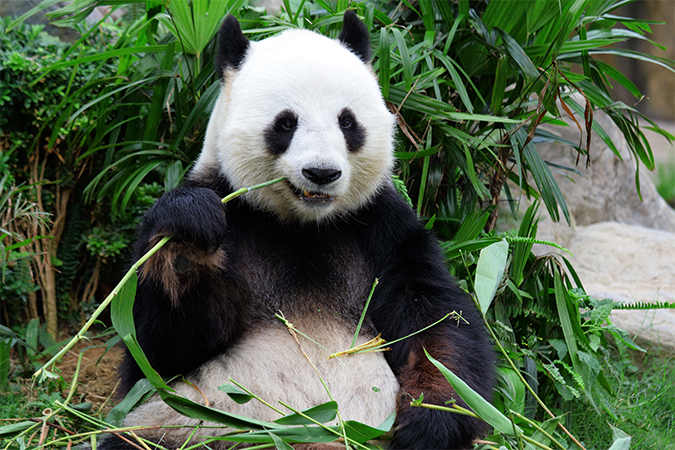
//> input picture Src/Docker/data/panda.jpg, 675 x 450 px, given in place of your video, which was not available
$ ./kalman_filter   (built with g++ and OpenCV 4)
//> lines starting //> are read from the running program, lines starting //| are printed output that depends on the picture; after the words box and inside, x2 and y2 are one past the last pixel; in counts of white or black regions, pixels touching at a corner belong together; pictures that were not available may be replaced by others from this repository, and a replacement may not be noted
// 未完成 OpenCV によるコンピュータビジョン・機械学習入門
#define _CRT_SECURE_NO_WARNINGS
#include <iostream>
#include <string>
#include <vector>
#include <opencv2/opencv.hpp>

std::string win = "main";

int h_upper = 115, h_lower = 60;
int s_upper = 255, s_lower = 50;
int v_upper = 200, v_lower = 20;


int main()
{
    cv::VideoCapture cap("your video");
    cv::Mat img_src;
    cv::namedWindow(win);

    cv::KalmanFilter KF(4,2);
    KF.statePre.at<float>(0) = 0;
    KF.statePre.at<float>(1) = 0;
    KF.statePre.at<float>(2) = 0;
    KF.statePre.at<float>(3) = 0;

    // 運動モデル
    KF.transitionMatrix = (cv::Mat_<float>(4,4) << // 等速直線運動
    1, 0, 1, 0,
    0, 1, 0, 0,
    0, 0, 1, 0,
    0, 0, 0, 1);

    cv::setIdentity(KF.measurementMatrix);
    cv::setIdentity(KF.processNoiseCov, cv::Scalar::all(1e-1));
    cv::setIdentity(KF.measurementNoiseCov, cv::Scalar::all(1e-1));
    cv::setIdentity(KF.errorCovPost, cv::Scalar::all(1e-1));

    cv::Mat img_hsv, img_gray, img_gray_th, img_bin, img_lbl, img_dst, img_rgb_th;
    cv::Mat element8 = (cv::Mat_<uchar>(3, 3) << 1, 1, 1, 1, 1, 1, 1, 1, 1);

    while (1) {
        std::vector<cv::Mat> vec_hsv(3);
        cap >> img_src;
//> img_src is the input picture: 450 rows x 675 cols, CV_8UC3; mean B, G, R 73.9, 97.9, 81.9

        // detection tracking object
        cv::cvtColor(img_src, img_gray, cv::COLOR_BGR2GRAY);
        cv::cvtColor(img_src, img_hsv, cv::COLOR_BGR2HSV_FULL);
//> img_hsv: 450 rows x 675 cols, CV_8UC3; mean H, S, V 87.7, 100.6, 101.6
        cv::split(img_hsv, vec_hsv);
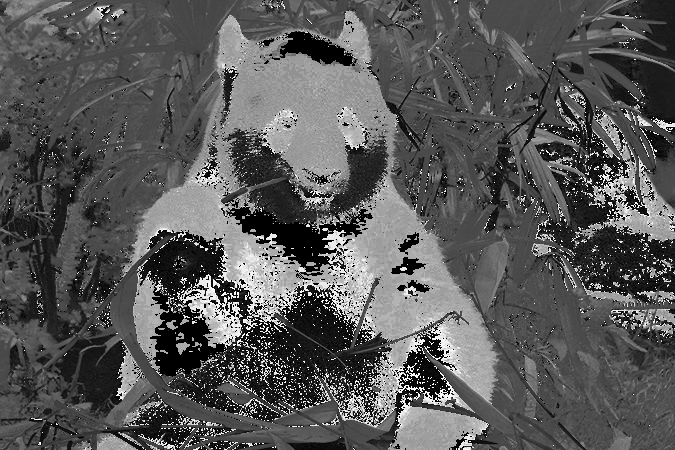
//> vec_hsv[0]: 450 rows x 675 cols, CV_8UC1; min 0, max 255, mean 87.7
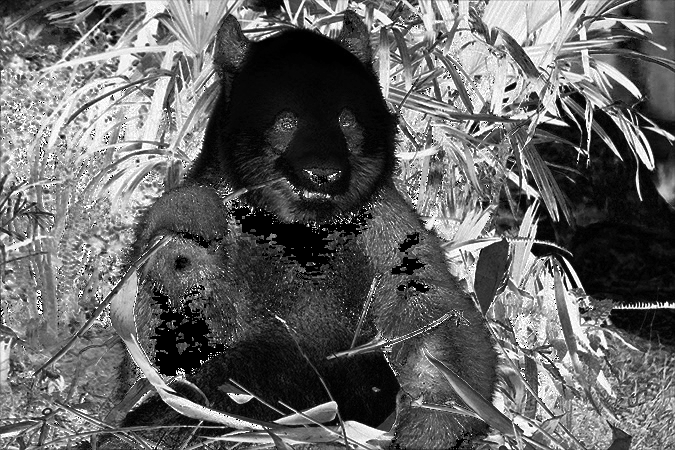
//> vec_hsv[1]: 450 rows x 675 cols, CV_8UC1; min 0, max 255, mean 100.6
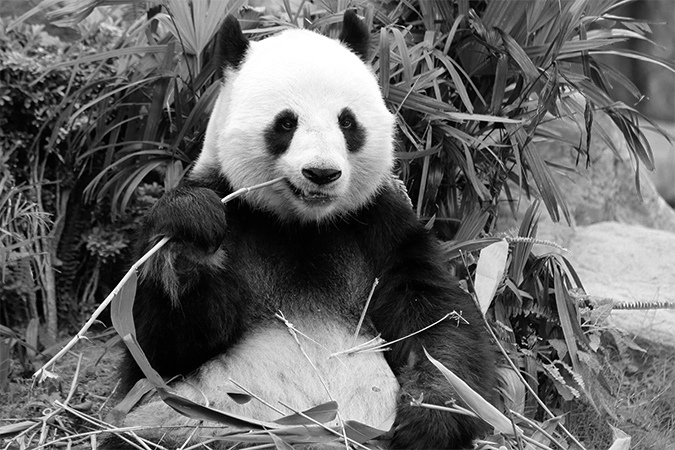
//> vec_hsv[2]: 450 rows x 675 cols, CV_8UC1; min 0, max 255, mean 101.6

        // HSV
        cv::inRange(img_hsv, cv::Scalar(h_lower, s_lower, v_lower), cv::Scalar(h_upper, s_upper, v_upper), img_bin);
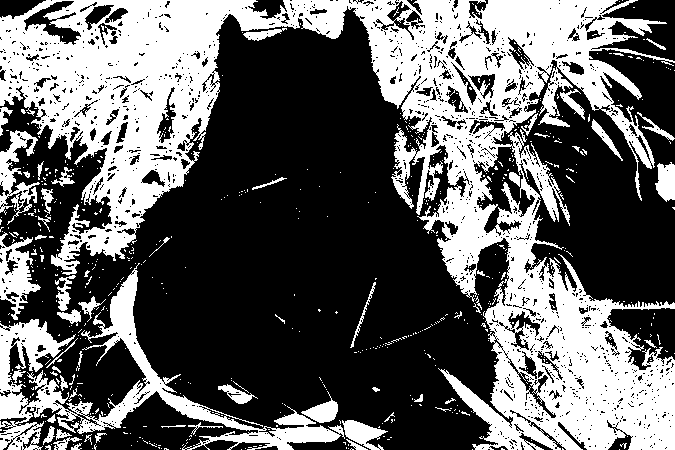
//> img_bin: 450 rows x 675 cols, CV_8UC1; 38.8% white; 611 white regions (551 under 20 px), largest, box (x1, y1, x2, y2) and area: (0, 0, 675, 450) 95267, (0, 263, 345, 450) 11725, (0, 232, 41, 320) 1601

        // ノイズ除去
        cv::erode(img_bin, img_bin, element8, cv::Point(-1, -1), 5);
//> img_bin: 450 rows x 675 cols, CV_8UC1; 4.2% white; 115 white regions (65 under 20 px), largest, box (x1, y1, x2, y2) and area: (129, 0, 248, 149) 3093, (487, 0, 586, 62) 2498, (54, 18, 161, 83) 1270
        cv::dilate(img_bin, img_bin, element8, cv::Point(-1, -1), 5);
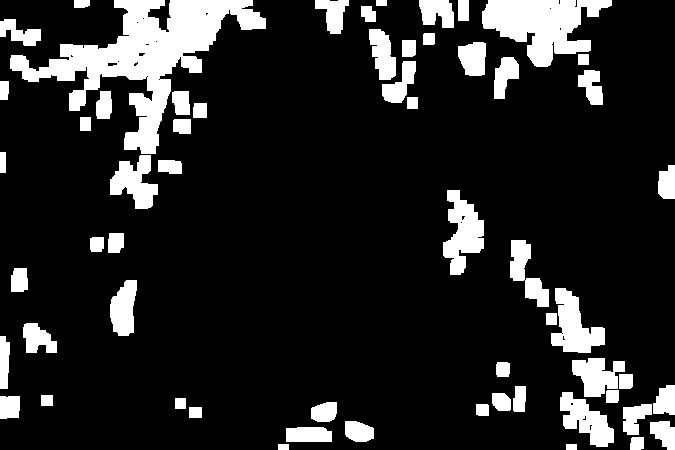
//> img_bin: 450 rows x 675 cols, CV_8UC1; 14.9% white; 59 white regions, largest, box (x1, y1, x2, y2) and area: (10, 0, 266, 154) 12468, (482, 0, 612, 67) 4929, (443, 190, 484, 275) 2023

        //
        cv::Mat stats, centroids;
        int labelnum = cv::connectedComponentsWithStats(img_bin, img_lbl, stats, centroids);
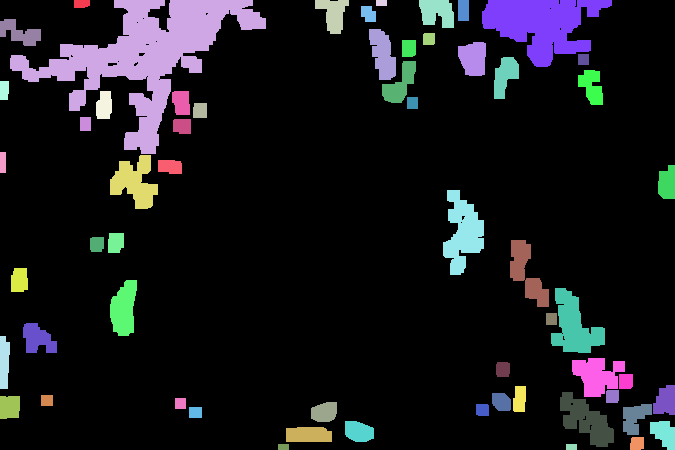
//> img_lbl: 450 rows x 675 cols, CV_32SC1; 60 distinct labels, from 0 to 59; one colour per label, 0 black
//> stats = 60 rows, first 6: [0, 0, 675, 450, 258388], [74, 0, 16, 8, 121], [10, 0, 256, 154, 12468], [315, 0, 34, 34, 686], [376, 0, 11, 6, 66], [419, 0, 35, 28, 766]; centroids = 60 pairs, first value 2.5 to 666.8, second value 2.5 to 446.5; labelnum = 60
        if (labelnum == 1) continue;
        long int max_area = 0, max_index = 0;
        for (int i = 1; i < labelnum; i++){
            int area = stats.at<int>(i, cv::CC_STAT_AREA);

            if (area > max_area) {
                max_area = area;
                max_index = i;
            }
        }
//> this loop made 59 passes
//> (area, max_area) on passes 1 to 2: (121, 121), (12468, 12468)
//> area on passes 3 to 8: 686, 66, 766, 231, 4929, 200
//> after the loop, max_area = 12468; max_index = 2

        cv::compare(img_lbl, max_index, img_dst, cv::CMP_EQ);
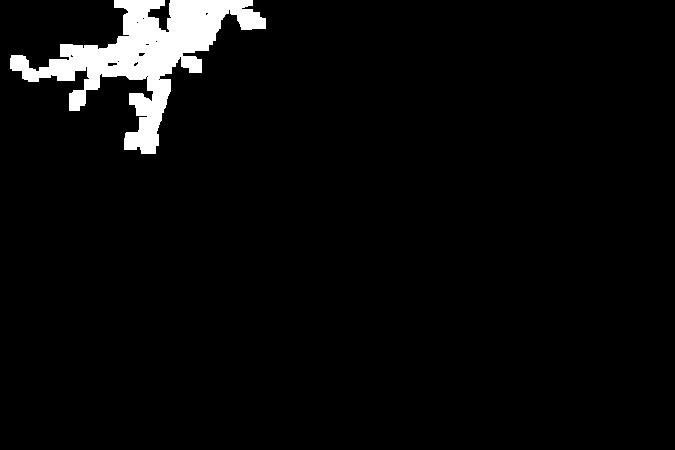
//> img_dst: 450 rows x 675 cols, CV_8UC1; 4.1% white; 1 white region, box (x1, y1, x2, y2) and area: (10, 0, 266, 154) 12468

        // 面積最大ラベルの重心
        cv::Moments m = cv::moments(img_dst, true);
//> m = moments, m00 12468, centre m10/m00, m01/m00 = (145, 55.52)
        cv::Point pos(m.m10 / m.m00, m.m01 / m.m00);
//> pos = Point(144, 55)

        // kalmanfilter
        // 観測
        cv::Mat measurement(2, 1, CV_32F);
        measurement.at<float>(0) = pos.x;
//> measurement = [144, 0]
        measurement.at<float>(1) = pos.y;
//> measurement = [144, 55]
     }


}
